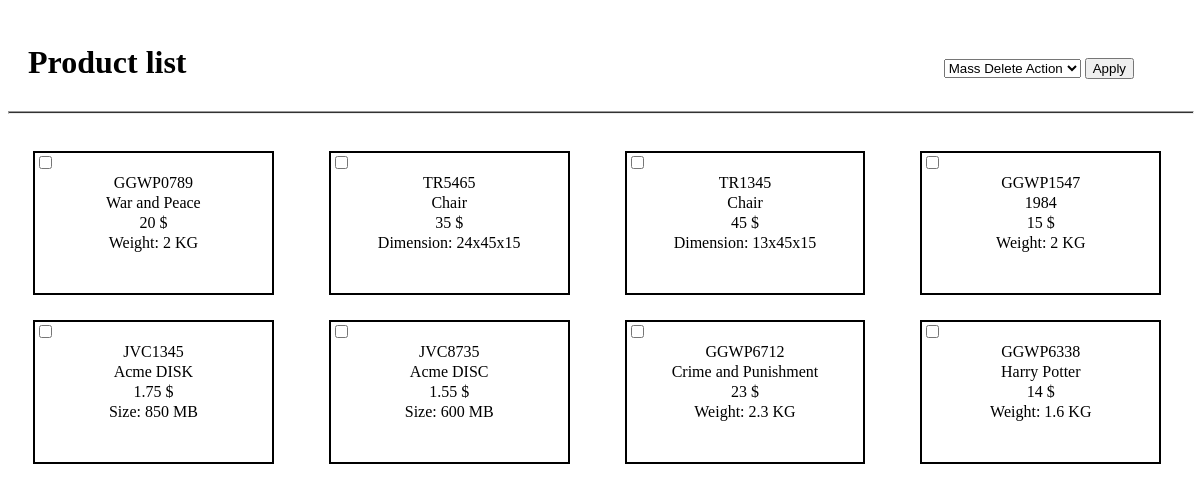
The page / on the database its author committed.
### tables this page shows
CREATE TABLE `products` (
  `product_id` int(11) NOT NULL,
  `product_sku` text NOT NULL,
  `product_name` text NOT NULL,
  `product_price` double NOT NULL,
  `product_extra` text NOT NULL
);

### php/dbh.php (called while the page is built, shortened)
<?php
abstract class Dbh {
  protected function connect(){
    $this->servername = "localhost";
    $this->username = "root";
    $this->password = "";
    $this->dbname = "listofproducts";
    $conn = new mysqli($this->servername,$this->username,$this->password,$this->dbname);
    return $conn;
  }
}
?>

### php/show.php (the view)
<?php
include_once 'dbh.php';
Class Show extends Dbh {
  public function AddToWeb() {
    $result = mysqli_query($this->connect(),"SELECT * FROM products;");
    $products = mysqli_fetch_all($result, MYSQLI_ASSOC);
    foreach ($products as $product) {
      echo '<div class="boxed">'; ?>
      <input type="checkbox" class="box" name="check[]" value="<?php echo $product['product_id']; ?> "><br>
      <?php echo $product['product_sku'].'<br>';
      echo $product['product_name'].'<br>';
      echo $product['product_price'].' $'.'<br>';
      echo $product['product_extra'].'<br>';
      echo '</div>';
    }
  }
}
$thing = new Show;
$thing->AddToWeb();
?>

### index.php (shortened to what this page needs)
<!DOCTYPE html>
<html lang="en">
<head>
    <link rel="stylesheet" href="css/style.css">
</head>
<body>
    <header>
        <div id="header">
            <h1>Product list</h1>
        </div>
        <div id="massDelete">
          <form action="/php/delete.php" method="post">
            <select name="mass-delete">
              <option value="mass-delete">Mass Delete Action</option>
            </select>
            <button type="submit" name="delete">Apply</button>
        </div>
        <hr />
    </header>
        <?php include_once "./php/show.php"; ?>
</body>
</html>

### css/style.css (style rules this page uses)
#header { margin-left: 20px; margin-top: 15px; width: 77%; display: inline-block; }
hr { display:inline-block; width:100%; height: 1px; background-color: #333; }
.boxed { width: 20%; height: 140px; border: 2px solid black; margin-left: 25px; margin-top: 25px; margin-right: 30px; display: inline-block; text-align: center; line-height: 20px; }
.box { float:left; }
#massDelete { display: inline-block; }

### rows shown on the page
products: product_sku "GGWP0789", product_name "War and Peace", product_price "20", product_extra "Weight: 2 KG"
products: product_sku "TR5465", product_name "Chair", product_price "35", product_extra "Dimension: 24x45x15"
products: product_sku "TR1345", product_name "Chair", product_price "45", product_extra "Dimension: 13x45x15"
products: product_sku "GGWP1547", product_name "1984", product_price "15", product_extra "Weight: 2 KG"
products: product_sku "JVC1345", product_name "Acme DISK", product_price "1.75", product_extra "Size: 850 MB"
products: product_sku "JVC8735", product_name "Acme DISC", product_price "1.55", product_extra "Size: 600 MB"
products: product_sku "GGWP6712", product_name "Crime and Punishment", product_price "23", product_extra "Weight: 2.3 KG"
products: product_sku "GGWP6338", product_name "Harry Potter", product_price "14", product_extra "Weight: 1.6 KG"
